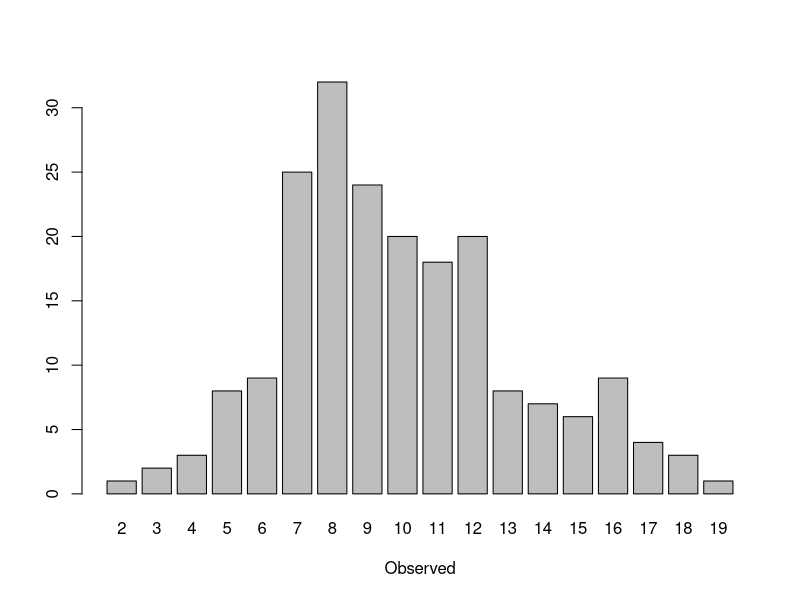

The R script that drew this image:
## ----------------------------------------------------------------------
## Author   : Josep Vela - <jv@actioadfuturum.com>
## Subject  : Test R from Emacs
## Revision : $Id: test01.r, v 1.3 2014/06/09 09:48:S jva $
## ----------------------------------------------------------------------

x <- rpois(200, lambda=10)

xtab <- table(x)

barplot(xtab, xlab = "Observed")

## help URLs
## http://www.stat.cmu.edu/~hseltman/Rclass/R1.R
## http://www.rexamples.com/11/Filtering%20data
## http://google-styleguide.googlecode.com/svn/trunk/Rguide.xml

## tst GIT and push


